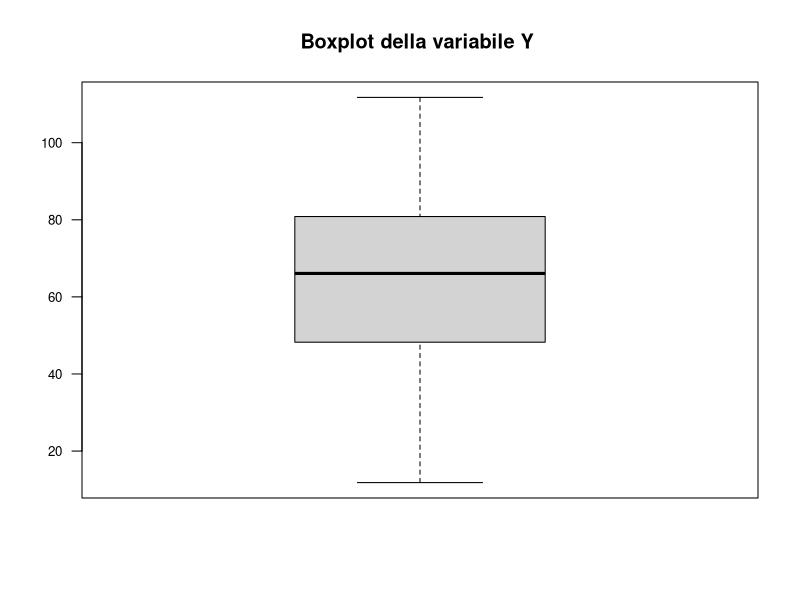
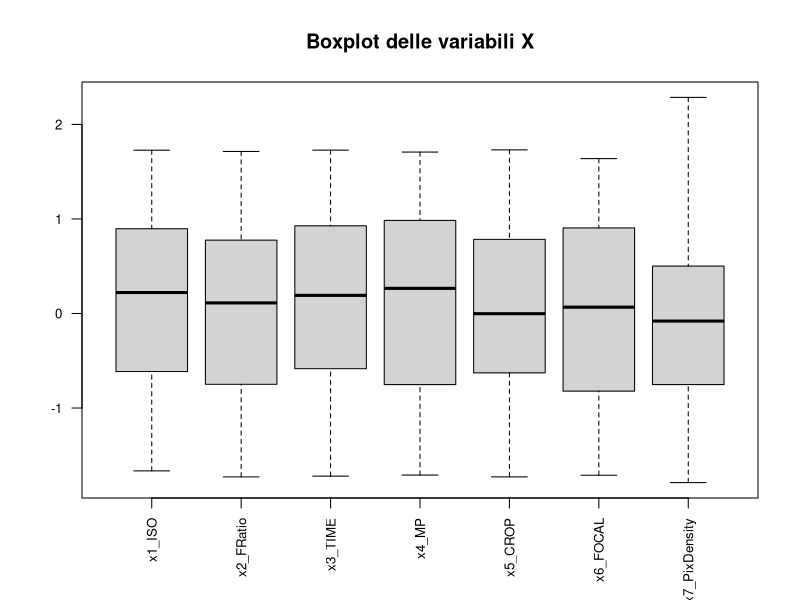
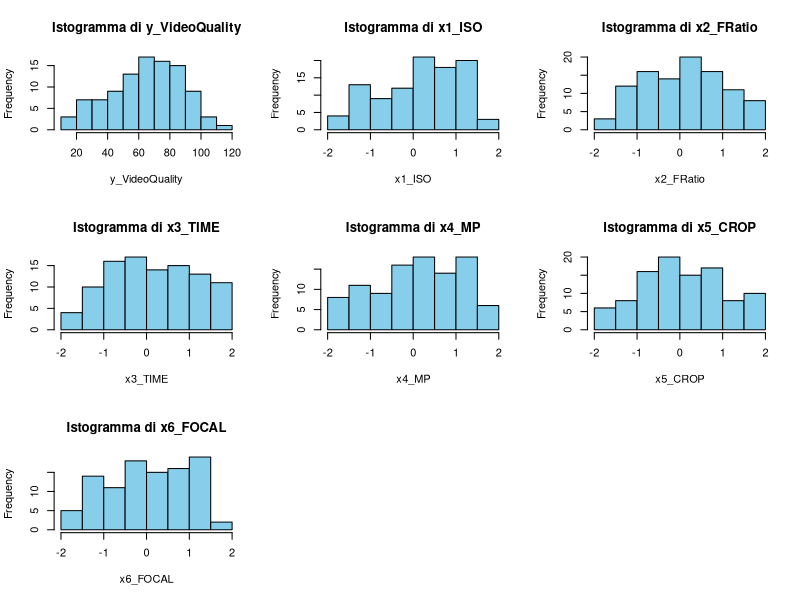
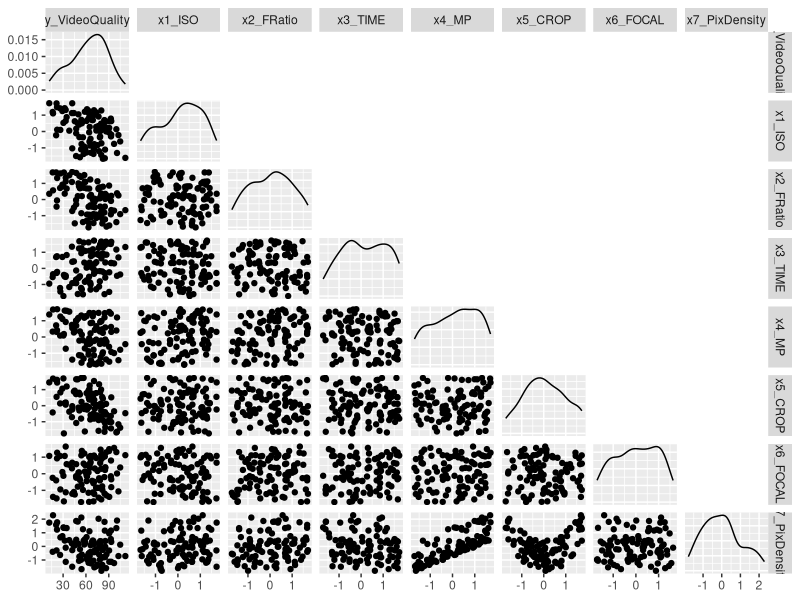
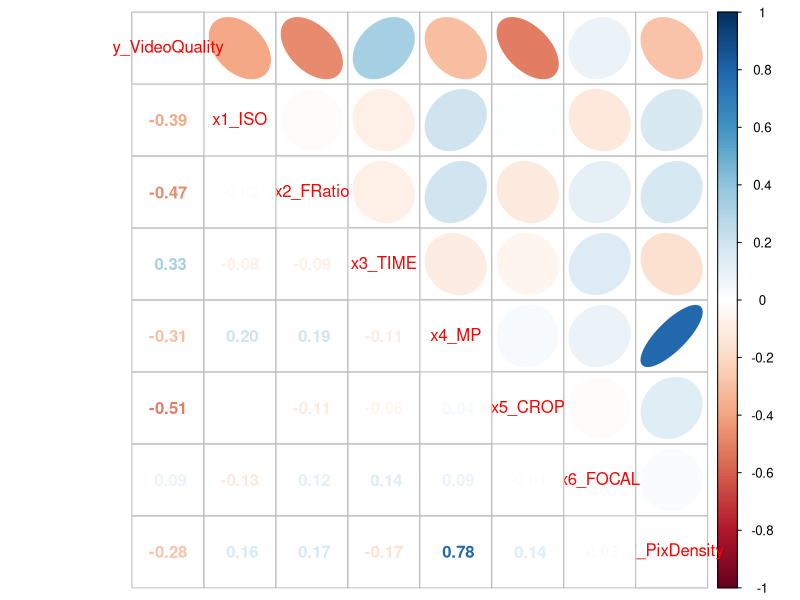
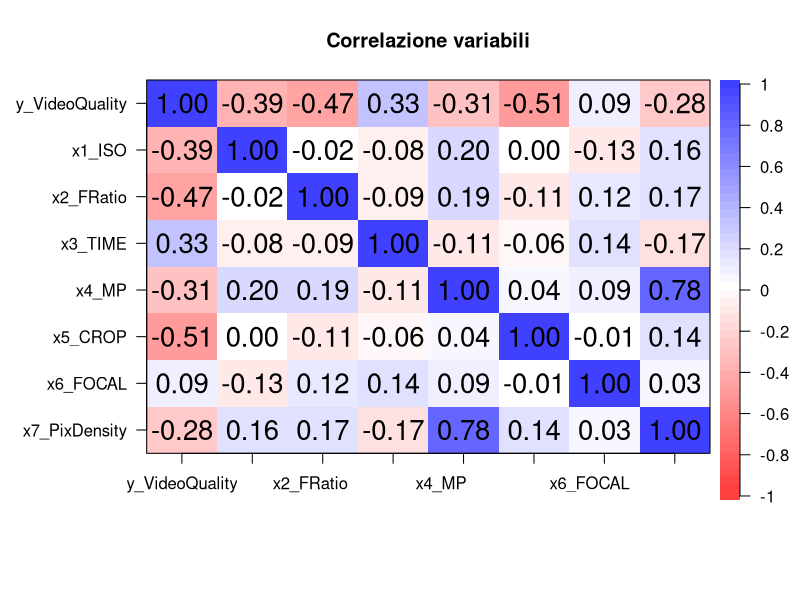
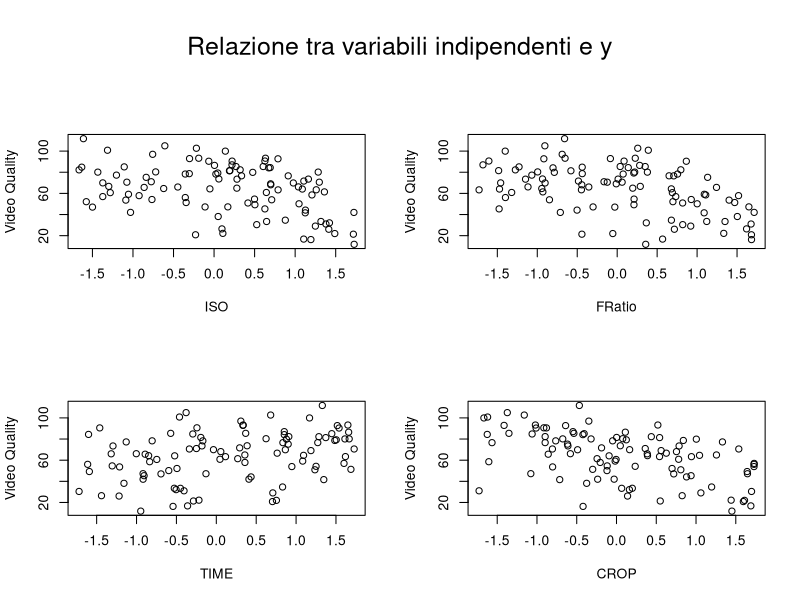

The R source for these figures, in order:
# Calcolo frequenze per classi
frequenze_classi <- function(x, k) {
  breaks <- seq(min(x), max(x), length.out = k + 1)
  classi <- cut(x, breaks = breaks, include.lowest = TRUE, right = FALSE)
  frequenze <- table(classi)
  return(list(frequenze = frequenze, breaks = breaks, classi = classi))
}

# Centri delle classi
centri_classi <- function(breaks) {
  return((head(breaks, -1) + tail(breaks, -1)) / 2)
}

frequenzaRelativa <- function(frequenze, n) {
  return(frequenze / n)
}

frequenzaCumulativa <- function(frequenze) {
  return(cumsum(frequenze))
}

frequenzaRelativaCumulativa <- function(freq_cum, n) {
  return(freq_cum / n)
}

intervalloInterquartile <- function(x) {
  q1 <- quantile(x, 0.25)
  q3 <- quantile(x, 0.75)
  iqr <- q3 - q1
  return(c(inf = q1 - 1.5 * iqr, sup = q3 + 1.5 * iqr))
}



#Caricamento e setup iniziale
data <- read.csv("DataSet_gruppo8.csv", header=TRUE)
View(data)

n <- nrow(data)
variabili <- data[, 1:7]  # tutte le x numeriche

# Numero classi con regola di Sturges
k <- round(1 + 3.3 * log10(n))


#hsh
summary(data)

#
for (nome in names(variabili)) {
  cat("\nAnalisi descrittiva per", nome, "\n")
  
  x <- variabili[[nome]]
  risultati <- frequenze_classi(x, k)
  frequenze <- risultati$frequenze
  breaks <- risultati$breaks
  centri <- centri_classi(breaks)
  fr <- frequenzaRelativa(frequenze, length(x))
  fc <- frequenzaCumulativa(frequenze)
  frc <- frequenzaRelativaCumulativa(fc, length(x))
  outliers <- intervalloInterquartile(x)
  
  print(frequenze)
  print(centri)
  print(fr)
  print(fc)
  print(frc)
  cat("Intervallo interquartile (limiti outlier):\n"); print(outliers)
}

#Boxplot e istogrammi
# Boxplot unico
dev.new()
boxplot(data[,1],
        main = "Boxplot della variabile Y ",
        las = 2,
        cex.axis = 0.8) #y


boxplot(data[, 2:8],
        main = "Boxplot delle variabili X",
        las = 2,
        cex.axis = 0.8)

# Istogrammi per ciascuna variabile
par(mfrow = c(3, 3))
for (nome in names(variabili)) {
  hist(variabili[[nome]], 
       main = paste("Istogramma di", nome), 
       xlab = nome, 
       col = "skyblue", 
       breaks = k)
}
par(mfrow = c(1, 1))

# 6. Correlazioni e visualizzazioni
library(GGally)
ggpairs(data, upper = NULL)

corr_matrix <- cor(data)
library(corrplot)
corrplot.mixed(corr_matrix, order = "original", number.cex = 1, upper = "ellipse")

library(psych)
corPlot(corr_matrix, cex = 1.1, show.legend = TRUE, main = "Correlazione variabili")

#7. Analisi individuale tra x e y (scatterplot)
par(mfrow = c(2, 2), oma = c(0, 0, 4, 0))
plot(data$x1_ISO, data$y_VideoQuality, xlab = "ISO", ylab = "Video Quality")
plot(data$x2_FRatio, data$y_VideoQuality, xlab = "FRatio", ylab = "Video Quality")
plot(data$x3_TIME, data$y_VideoQuality, xlab = "TIME", ylab = "Video Quality")
plot(data$x5_CROP, data$y_VideoQuality, xlab = "CROP", ylab = "Video Quality")
mtext("Relazione tra variabili indipendenti e y", outer = TRUE, cex = 1.5, line = 0.5)
par(mfrow = c(1, 1))
